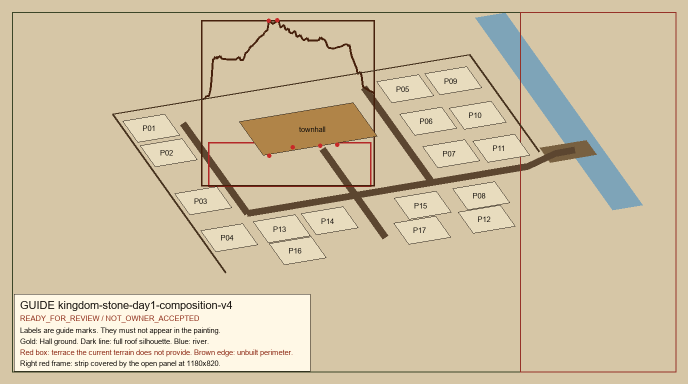
#> input picture qa/recovery-executor-20261003/guides/kingdom-stone-day1-composition-v4-guide.png, 1376 x 768 px, given in place of 01-kingdom-terrain-stone.png, which was not available (shown at 1/2 size)
$ python extra_diagnostics.py
#> lines starting #> are read from the running program, lines starting #| are printed output that depends on the picture; pictures that were not available may be replaced by others from this repository, and a replacement may not be noted
from pathlib import Path
import json, hashlib, re
from PIL import Image,ImageDraw
ROOT=Path('C:/dev/ages-of-dominion-reborn'); OUT=ROOT/'qa/kingdom-image-progress-20261004'
def sha(p):return hashlib.sha256(p.read_bytes()).hexdigest()
paths=['assets/production/production-03-20261003/images/01-kingdom-terrain-stone.png','assets/production/production-03-20261003/images/02-kingdom-terrain-medieval.png','assets/production/production-14-20261003/images/30-kingdom-stone-day1-composition-v4.png','qa/recovery-executor-20261003/guides/kingdom-stone-day1-composition-v5-guide.png']
sheet=Image.new('RGB',(1376,820),(30,30,30)); d=ImageDraw.Draw(sheet); rows=[]
#> after `sheet = Image.new('RGB', (1376, 820), (30, 30, 30))`: sheet: PIL image 1376x820 RGB; every value is 30
for i,s in enumerate(paths):
 p=ROOT/s; im=Image.open(p);im.load(); sheet.paste(im.convert('RGB').resize((688,384)),((i%2)*688,(i//2)*410+26));d.text(((i%2)*688+5,(i//2)*410+6),p.name,fill='white');rows.append({'file':s,'sha256':sha(p),'dimensions':list(im.size)})
#> further down, im is the input picture: PIL image 1376x768 RGB; mean R, G, B 208.4, 193.4, 164.2
#> after `sheet.paste(im.convert('RGB').resize((688, 384)), (i % 2 * 688, i // 2`:
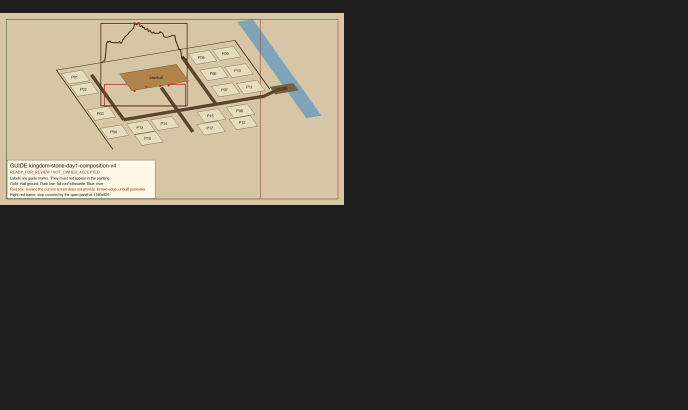
#> sheet: PIL image 1376x820 RGB (shown at 1/2 size); mean R, G, B 71.8, 68.3, 61.4
#> pass 2 of the loop `for i,s in enumerate(paths):`:
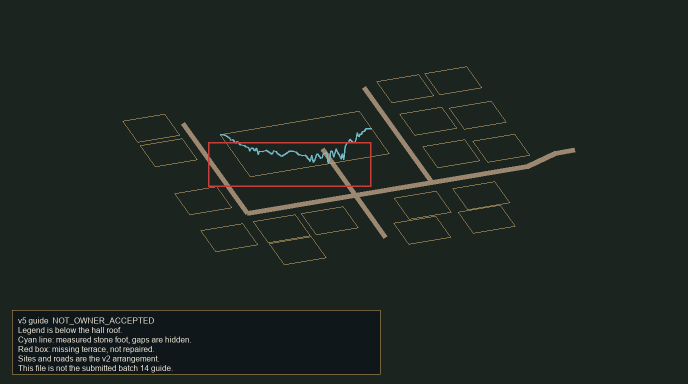
#> input picture qa/recovery-executor-20261003/guides/kingdom-stone-day1-composition-v5-guide.png, 1376 x 768 px, given in place of 02-kingdom-terrain-medieval.png, which was not available (shown at 1/2 size)
#> im is the input picture: PIL image 1376x768 RGB; mean R, G, B 31.3, 38.3, 34.2
#> `sheet.paste(im.convert('RGB').resize((688, 384)), (i % 2 * 688, i // 2`:
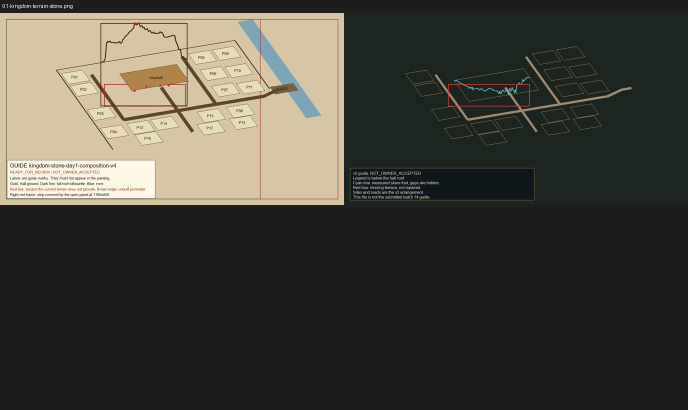
#> sheet: PIL image 1376x820 RGB (shown at 1/2 size); mean R, G, B 72.1, 70.3, 62.5
sheet.save(OUT/'alternates-and-v5.jpg',quality=92)
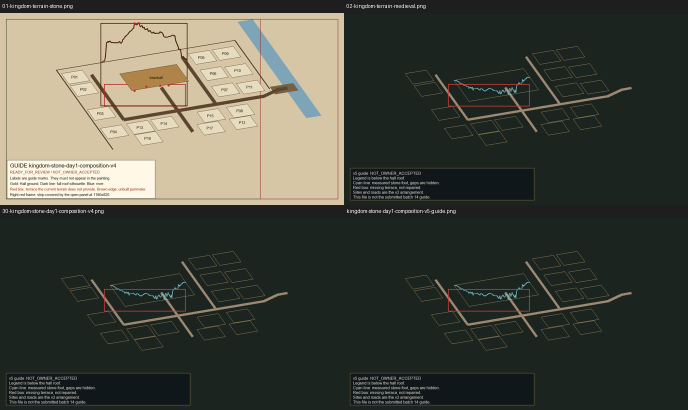
#> saved as alternates-and-v5.jpg: PIL image 1376x820 RGB (shown at 1/2 size); mean R, G, B 73, 74.4, 64.7
#> (the run stopped early here; a loop or call above may not have finished)
